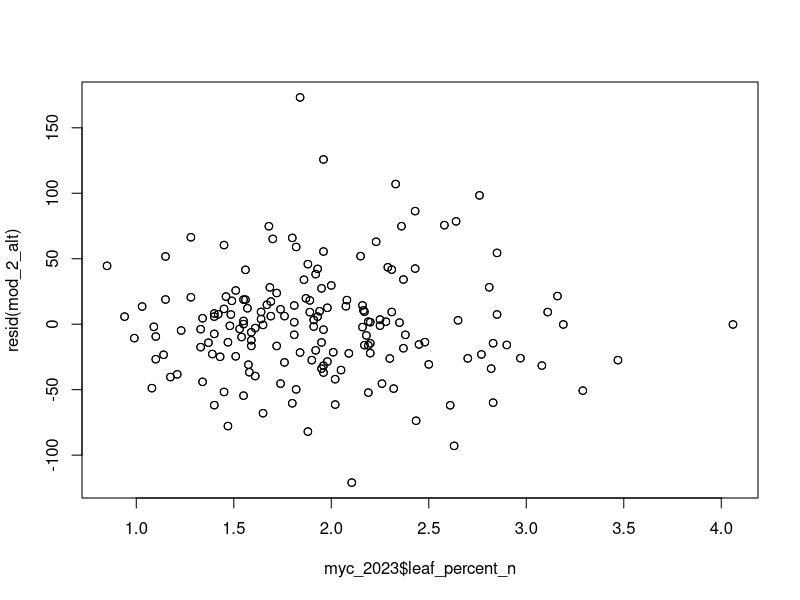
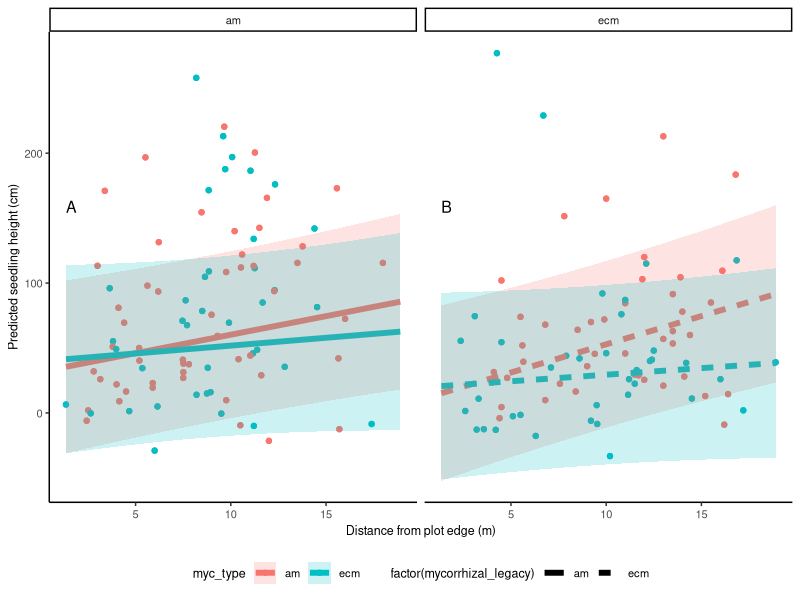
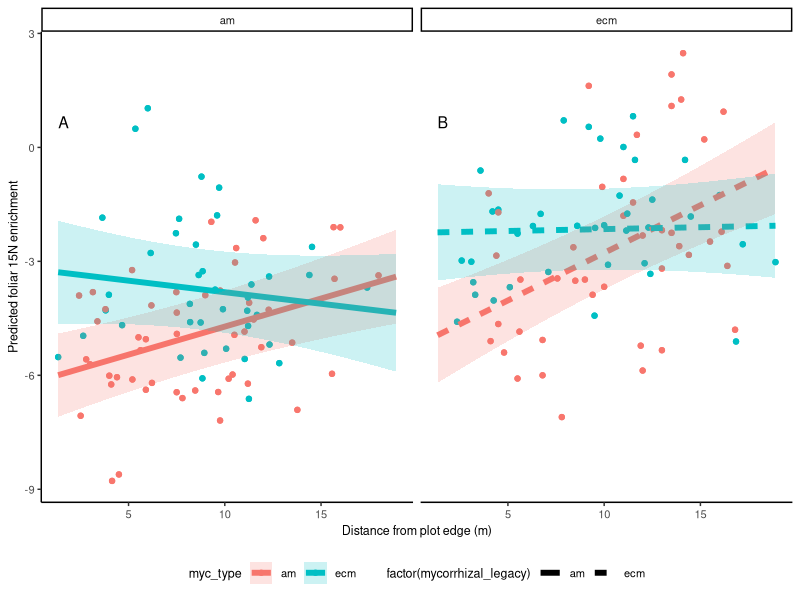
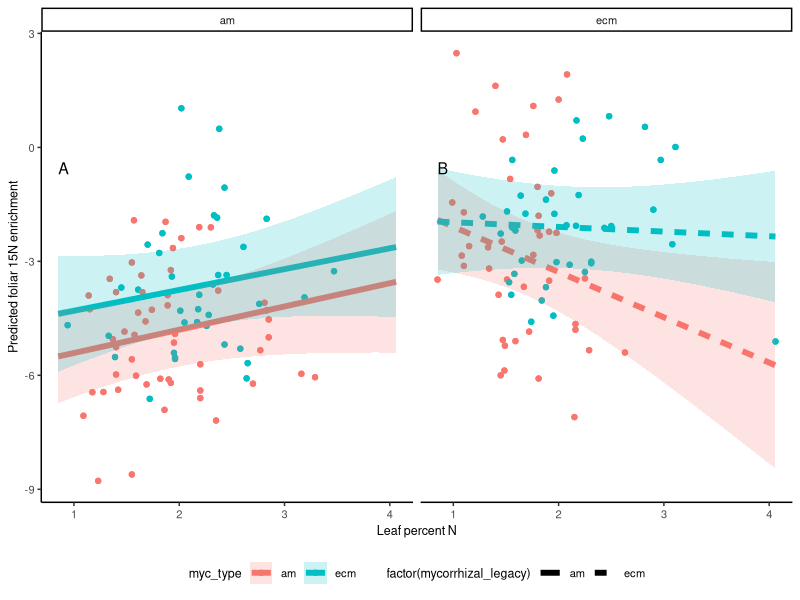
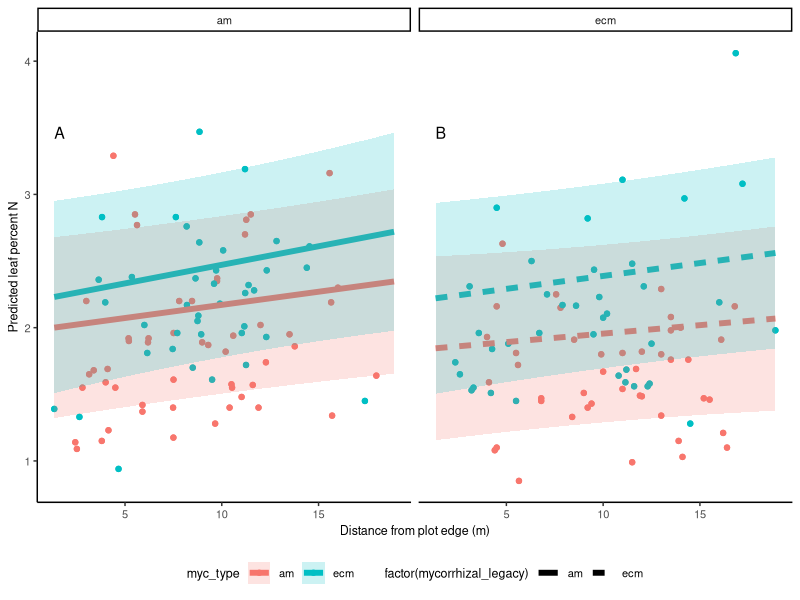
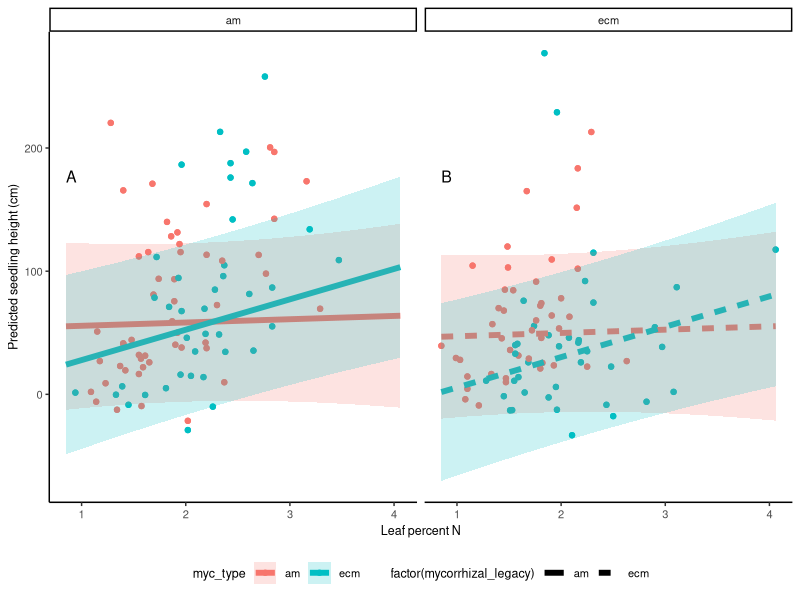

These figures' R source, in order:


# setup -------------------------------------------------------------------
library(tidyverse)
library(lme4)
library(lmerTest)


# read in data

myc_alldata <-   
  read_csv("outplut/alldata_03262026.csv") %>% 
  mutate(
    site_unit = factor(site_unit)
  ) 

myc_2023 <- 
  myc_alldata %>%
  filter(year == "2023") %>%
  droplevels() %>%
  
  # turn the factors into numeric variables
  
  mutate(
    myc_legacy_num = case_when(mycorrhizal_legacy == "ecm" ~ 0, TRUE ~ 1),
    myc_type_num = case_when(myc_type == "ecm" ~ 0, TRUE ~ 1),
    
    # scale numeric variables
    
    dist_s = scale(distance_to_edge_m)[,1]
  )

# Plotting theme ---------------------------------------------------------

my_theme <- function() {
  ggplot2::theme_classic() +
    ggplot2::theme(
      axis.text = element_text(size = 8),
      axis.title.x = element_text(size = 9),
      axis.title.y = element_text(size = 9),
      legend.text = element_text(size = 8),
      legend.title = element_text(size = 9),
      strip.text.x = element_text(size = 8),
      legend.position = "bottom"
    )
}

add_fixed_effect_ci <- function(model, newdata, fixed_formula, pred_name) {
  newdata[[pred_name]] <- predict(model, newdata = newdata, re.form = NA)
  
  x_pred <- model.matrix(fixed_formula, data = newdata)
  se_pred <- sqrt(diag(x_pred %*% vcov(model) %*% t(x_pred)))
  
  newdata %>%
    mutate(
      se = se_pred,
      lower = .data[[pred_name]] - 1.96 * se,
      upper = .data[[pred_name]] + 1.96 * se
    )
}

panel_label_data <- function(plot_data, predicted_data) {
  tibble(
    mycorrhizal_legacy = c("am", "ecm"),
    panel_label = c("A", "B"),
    x = min(plot_data$x, na.rm = TRUE),
    y = max(predicted_data$upper, na.rm = TRUE)
  )
}

model_line_plot <- function(
    raw_data,
    predicted_data,
    x_var,
    y_var,
    pred_var,
    x_label,
    y_label
) {
  label_data <- panel_label_data(
    tibble(x = raw_data[[x_var]]),
    predicted_data
  )
  
  ggplot() +
    geom_point(
      data = raw_data,
      aes(
        x = .data[[x_var]],
        y = .data[[y_var]],
        color = myc_type,
        fill = myc_type
      )
    ) +
    geom_line(
      data = predicted_data,
      aes(
        x = .data[[x_var]],
        y = .data[[pred_var]],
        color = factor(myc_type),
        linetype = factor(mycorrhizal_legacy)
      ),
      linewidth = 2
    ) +
    geom_ribbon(
      data = predicted_data,
      aes(
        x = .data[[x_var]],
        ymin = lower,
        ymax = upper,
        fill = factor(myc_type),
        group = interaction(myc_type, mycorrhizal_legacy)
      ),
      alpha = 0.2
    ) +
    facet_wrap(~mycorrhizal_legacy) +
    labs(
      y = y_label,
      x = x_label
    ) +
    geom_text(
      data = label_data,
      aes(x = x, y = y, label = panel_label),
      hjust = 0,
      size = 4,
      inherit.aes = FALSE
    ) +
    my_theme()
}

# Height change ~ distance to edge  ------------------------------------------------------------

# height change

mod_2_alt <-
  lme4::lmer(height_change ~  
               leaf_percent_n  * myc_type + 
               foliar_15n_enrichment * myc_type + 
               distance_to_edge_m * myc_type * mycorrhizal_legacy +
               #herbivory +
               (1 | condition ) + 
               (1 | site_unit)  + (1 | species) ,
             data = myc_2023)

AIC(mod_2_alt)
summary(mod_2_alt)
car::Anova(mod_2_alt)
plot(resid(mod_2_alt)~ myc_2023$leaf_percent_n)

emmeans::emtrends(mod_2_alt ,~ myc_type * mycorrhizal_legacy, var = "leaf_percent_n")
emmeans::emtrends(mod_2_alt , ~ myc_type, var = "leaf_percent_n")

emmeans::emtrends(mod_2_alt , ~ distance_to_edge_m*myc_type, var = "distance_to_edge_m")

# create predicted dataset

# predicted values for plotting CIs and trend lines 

predicted_data <- expand_grid(
  distance_to_edge_m = seq(
    min(myc_2023$distance_to_edge_m, na.rm = TRUE),
    max(myc_2023$distance_to_edge_m, na.rm = TRUE),
    length.out = 100
  ),
  myc_type = unique(myc_2023$myc_type),
  mycorrhizal_legacy = unique(myc_2023$mycorrhizal_legacy)
) %>%
  mutate(
    leaf_percent_n = mean(myc_2023$leaf_percent_n, na.rm = TRUE),
    foliar_15n_enrichment = mean(
      myc_2023$foliar_15n_enrichment,
      na.rm = TRUE
    )
  ) %>%
  mutate(
    pred_height = predict(mod_2_alt, newdata = ., re.form = NA)
  )

X_pred <- model.matrix(
  ~  leaf_percent_n * myc_type +
    foliar_15n_enrichment * myc_type +
    distance_to_edge_m * myc_type * mycorrhizal_legacy,
  data = predicted_data
)

se_preds <- sqrt(
  diag(X_pred %*% vcov(mod_2_alt) %*% t(X_pred))
)

predicted_data <- 
  predicted_data %>%
  mutate(
    se = se_preds,
    lower = pred_height - 1.96 * se,
    upper = pred_height + 1.96 * se
  )

# plot
height_distedge <-

ggplot() +
geom_point(data = myc_2023,
           aes(x = distance_to_edge_m,
               y = height_change,
           color = myc_type,
           fill = myc_type ) ) +
  geom_line(data = predicted_data,
            aes(
              x = distance_to_edge_m,
              y = pred_height,
              color = factor(myc_type),
              linetype = factor(mycorrhizal_legacy)),
              linewidth = 2 ) +
  geom_ribbon(data = predicted_data,
        aes(
          x = distance_to_edge_m,
          y = pred_height,
          ymin = lower, 
          ymax = upper,
          fill = factor(myc_type),
          group = interaction(myc_type, mycorrhizal_legacy)),
    alpha = 0.2
  ) + 
  facet_wrap(~mycorrhizal_legacy) +
  labs(
    y = "Predicted seedling height (cm)",
    x = "Distance from plot edge (m)"
  ) +
  geom_text(
    data = tibble(
      mycorrhizal_legacy = c("am", "ecm"),
      panel_label = c("A", "B"),
      x = min(myc_2023$distance_to_edge_m),
      y = max(predicted_data$upper - 1)
    ),
    aes(x = x, y = y, label = panel_label),
    hjust = 0,
    size = 4,
    inherit.aes = FALSE
  ) +
  my_theme()

print(height_distedge)


# Figure 2: Foliar 15N enrichment ~ distance to edge ----------------------

mod_foliar15n_distedge <-
  lme4::lmer(
    foliar_15n_enrichment ~
      leaf_percent_n +
      distance_to_edge_m * myc_type * mycorrhizal_legacy +
      (1 | site_unit) + (1 | species),
    data = myc_2023
  )

pred_foliar15n_distedge <- expand_grid(
  distance_to_edge_m = seq(
    min(myc_2023$distance_to_edge_m, na.rm = TRUE),
    max(myc_2023$distance_to_edge_m, na.rm = TRUE),
    length.out = 100
  ),
  myc_type = unique(myc_2023$myc_type),
  mycorrhizal_legacy = unique(myc_2023$mycorrhizal_legacy)
) %>%
  mutate(
    leaf_percent_n = mean(myc_2023$leaf_percent_n, na.rm = TRUE)
  ) %>%
  add_fixed_effect_ci(
    model = mod_foliar15n_distedge,
    fixed_formula = ~ leaf_percent_n +
      distance_to_edge_m * myc_type * mycorrhizal_legacy,
    pred_name = "pred_foliar_15n"
  )

fig_2_foliar15n_distedge <- model_line_plot(
  raw_data = myc_2023,
  predicted_data = pred_foliar15n_distedge,
  x_var = "distance_to_edge_m",
  y_var = "foliar_15n_enrichment",
  pred_var = "pred_foliar_15n",
  x_label = "Distance from plot edge (m)",
  y_label = "Predicted foliar 15N enrichment"
)

print(fig_2_foliar15n_distedge)


# Figure 3: Foliar 15N enrichment ~ foliar percent N ----------------------

mod_foliar15n_leafn <-
  lme4::lmer(
    foliar_15n_enrichment ~
      leaf_percent_n * myc_type * mycorrhizal_legacy +
      distance_to_edge_m +
      (1 | site_unit) + (1 | species),
    data = myc_2023
  )

pred_foliar15n_leafn <- expand_grid(
  leaf_percent_n = seq(
    min(myc_2023$leaf_percent_n, na.rm = TRUE),
    max(myc_2023$leaf_percent_n, na.rm = TRUE),
    length.out = 100
  ),
  myc_type = unique(myc_2023$myc_type),
  mycorrhizal_legacy = unique(myc_2023$mycorrhizal_legacy)
) %>%
  mutate(
    distance_to_edge_m = mean(myc_2023$distance_to_edge_m, na.rm = TRUE)
  ) %>%
  add_fixed_effect_ci(
    model = mod_foliar15n_leafn,
    fixed_formula = ~ leaf_percent_n * myc_type * mycorrhizal_legacy +
      distance_to_edge_m,
    pred_name = "pred_foliar_15n"
  )

fig_3_foliar15n_leafn <- model_line_plot(
  raw_data = myc_2023,
  predicted_data = pred_foliar15n_leafn,
  x_var = "leaf_percent_n",
  y_var = "foliar_15n_enrichment",
  pred_var = "pred_foliar_15n",
  x_label = "Leaf percent N",
  y_label = "Predicted foliar 15N enrichment"
)

print(fig_3_foliar15n_leafn)


# Figure 4: Foliar percent N ~ distance to edge ---------------------------

mod_leafn_distedge <-
  lme4::lmer(
    leaf_percent_n ~
      distance_to_edge_m * myc_type * mycorrhizal_legacy +
      (1 | condition) + (1 | site_unit) + (1 | species),
    data = myc_2023
  )

pred_leafn_distedge <- expand_grid(
  distance_to_edge_m = seq(
    min(myc_2023$distance_to_edge_m, na.rm = TRUE),
    max(myc_2023$distance_to_edge_m, na.rm = TRUE),
    length.out = 100
  ),
  myc_type = unique(myc_2023$myc_type),
  mycorrhizal_legacy = unique(myc_2023$mycorrhizal_legacy)
) %>%
  add_fixed_effect_ci(
    model = mod_leafn_distedge,
    fixed_formula = ~ distance_to_edge_m * myc_type * mycorrhizal_legacy,
    pred_name = "pred_leaf_percent_n"
  )

fig_4_leafn_distedge <- model_line_plot(
  raw_data = myc_2023,
  predicted_data = pred_leafn_distedge,
  x_var = "distance_to_edge_m",
  y_var = "leaf_percent_n",
  pred_var = "pred_leaf_percent_n",
  x_label = "Distance from plot edge (m)",
  y_label = "Predicted leaf percent N"
)

print(fig_4_leafn_distedge)


# Figure 5: Height change ~ foliar percent N ------------------------------

pred_height_leafn <- expand_grid(
  leaf_percent_n = seq(
    min(myc_2023$leaf_percent_n, na.rm = TRUE),
    max(myc_2023$leaf_percent_n, na.rm = TRUE),
    length.out = 100
  ),
  myc_type = unique(myc_2023$myc_type),
  mycorrhizal_legacy = unique(myc_2023$mycorrhizal_legacy)
) %>%
  mutate(
    foliar_15n_enrichment = mean(myc_2023$foliar_15n_enrichment, na.rm = TRUE),
    distance_to_edge_m = mean(myc_2023$distance_to_edge_m, na.rm = TRUE)
  ) %>%
  add_fixed_effect_ci(
    model = mod_2_alt,
    fixed_formula = ~ leaf_percent_n * myc_type +
      foliar_15n_enrichment * myc_type +
      distance_to_edge_m * myc_type * mycorrhizal_legacy,
    pred_name = "pred_height"
  )

fig_5_height_leafn <- model_line_plot(
  raw_data = myc_2023,
  predicted_data = pred_height_leafn,
  x_var = "leaf_percent_n",
  y_var = "height_change",
  pred_var = "pred_height",
  x_label = "Leaf percent N",
  y_label = "Predicted seedling height (cm)"
)

print(fig_5_height_leafn)
